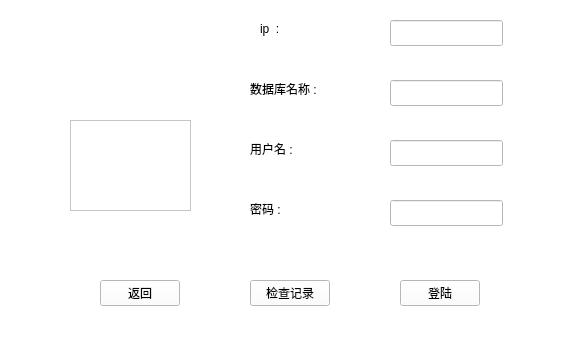
<?xml version="1.0" encoding="UTF-8"?>
<ui version="4.0">
 <class>login</class>
 <widget class="QWidget" name="login">
  <property name="geometry">
   <rect>
    <x>0</x>
    <y>0</y>
    <width>574</width>
    <height>352</height>
   </rect>
  </property>
  <property name="windowTitle">
   <string>数据测试</string>
  </property>
  <property name="styleSheet">
   <string notr="true">background-color: rgb(255, 255, 255);</string>
  </property>
  <widget class="QFrame" name="frame">
   <property name="geometry">
    <rect>
     <x>70</x>
     <y>120</y>
     <width>121</width>
     <height>91</height>
    </rect>
   </property>
   <property name="styleSheet">
    <string notr="true">border-image: url(:/new/picture/timg.jpg);</string>
   </property>
   <property name="frameShape">
    <enum>QFrame::StyledPanel</enum>
   </property>
   <property name="frameShadow">
    <enum>QFrame::Raised</enum>
   </property>
  </widget>
  <widget class="QLabel" name="label">
   <property name="geometry">
    <rect>
     <x>260</x>
     <y>20</y>
     <width>56</width>
     <height>18</height>
    </rect>
   </property>
   <property name="styleSheet">
    <string notr="true"/>
   </property>
   <property name="text">
    <string>ip  :</string>
   </property>
  </widget>
  <widget class="QLabel" name="label_2">
   <property name="geometry">
    <rect>
     <x>250</x>
     <y>80</y>
     <width>111</width>
     <height>18</height>
    </rect>
   </property>
   <property name="styleSheet">
    <string notr="true"/>
   </property>
   <property name="text">
    <string>数据库名称 :</string>
   </property>
  </widget>
  <widget class="QLabel" name="label_3">
   <property name="geometry">
    <rect>
     <x>250</x>
     <y>140</y>
     <width>91</width>
     <height>18</height>
    </rect>
   </property>
   <property name="styleSheet">
    <string notr="true"/>
   </property>
   <property name="text">
    <string>用户名 :</string>
   </property>
  </widget>
  <widget class="QLabel" name="label_4">
   <property name="geometry">
    <rect>
     <x>250</x>
     <y>200</y>
     <width>71</width>
     <height>18</height>
    </rect>
   </property>
   <property name="styleSheet">
    <string notr="true"/>
   </property>
   <property name="text">
    <string>密码 :</string>
   </property>
  </widget>
  <widget class="QPushButton" name="pushButton_login">
   <property name="geometry">
    <rect>
     <x>400</x>
     <y>280</y>
     <width>80</width>
     <height>26</height>
    </rect>
   </property>
   <property name="styleSheet">
    <string notr="true"/>
   </property>
   <property name="text">
    <string>登陆</string>
   </property>
  </widget>
  <widget class="QLineEdit" name="lineEdit_ip">
   <property name="geometry">
    <rect>
     <x>390</x>
     <y>20</y>
     <width>113</width>
     <height>26</height>
    </rect>
   </property>
  </widget>
  <widget class="QLineEdit" name="lineEdit_databaseName">
   <property name="geometry">
    <rect>
     <x>390</x>
     <y>80</y>
     <width>113</width>
     <height>26</height>
    </rect>
   </property>
  </widget>
  <widget class="QLineEdit" name="lineEdit_username">
   <property name="geometry">
    <rect>
     <x>390</x>
     <y>140</y>
     <width>113</width>
     <height>26</height>
    </rect>
   </property>
  </widget>
  <widget class="QLineEdit" name="lineEdit_password">
   <property name="geometry">
    <rect>
     <x>390</x>
     <y>200</y>
     <width>113</width>
     <height>26</height>
    </rect>
   </property>
  </widget>
  <widget class="QPushButton" name="pushButton">
   <property name="geometry">
    <rect>
     <x>250</x>
     <y>280</y>
     <width>80</width>
     <height>26</height>
    </rect>
   </property>
   <property name="styleSheet">
    <string notr="true"/>
   </property>
   <property name="text">
    <string>检查记录</string>
   </property>
  </widget>
  <widget class="QPushButton" name="pushButton_back">
   <property name="geometry">
    <rect>
     <x>100</x>
     <y>280</y>
     <width>80</width>
     <height>26</height>
    </rect>
   </property>
   <property name="text">
    <string>返回</string>
   </property>
  </widget>
 </widget>
 <resources/>
 <connections/>
</ui>
